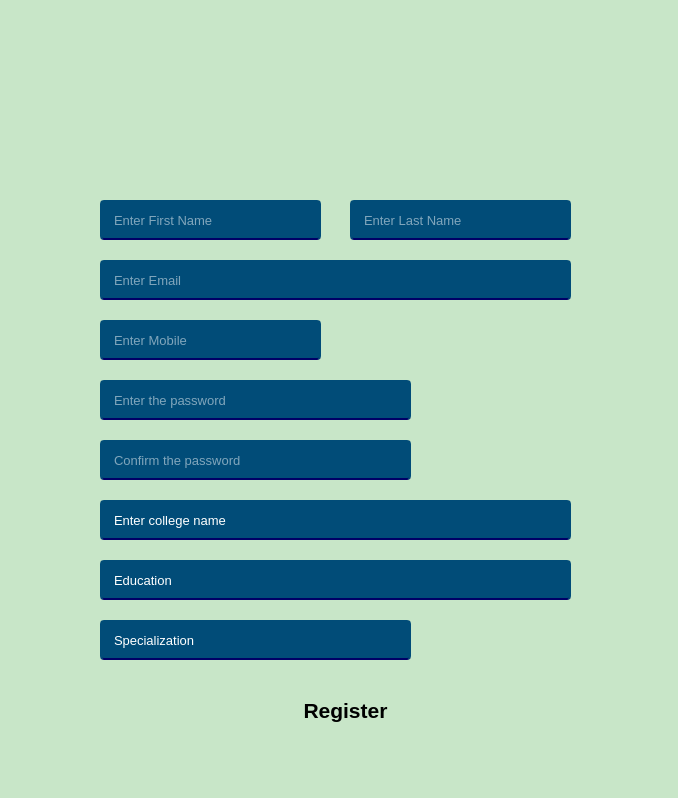
<?xml version="1.0" encoding="UTF-8"?>
<ui version="4.0">
 <class>MainWindow</class>
 <widget class="QMainWindow" name="MainWindow">
  <property name="geometry">
   <rect>
    <x>0</x>
    <y>0</y>
    <width>678</width>
    <height>798</height>
   </rect>
  </property>
  <property name="windowTitle">
   <string>MainWindow</string>
  </property>
  <property name="styleSheet">
   <string notr="true">background-color:rgb(200,230,200);
border-radius:10px;
</string>
  </property>
  <widget class="QWidget" name="centralwidget">
   <widget class="QLabel" name="label">
    <property name="geometry">
     <rect>
      <x>270</x>
      <y>10</y>
      <width>121</width>
      <height>131</height>
     </rect>
    </property>
    <property name="text">
     <string/>
    </property>
    <property name="pixmap">
     <pixmap>images/add_120px.png</pixmap>
    </property>
   </widget>
   <widget class="QLabel" name="label_2">
    <property name="geometry">
     <rect>
      <x>30</x>
      <y>200</y>
      <width>51</width>
      <height>51</height>
     </rect>
    </property>
    <property name="text">
     <string/>
    </property>
    <property name="pixmap">
     <pixmap>images/user_45px.png</pixmap>
    </property>
   </widget>
   <widget class="QLineEdit" name="firstName">
    <property name="geometry">
     <rect>
      <x>100</x>
      <y>200</y>
      <width>221</width>
      <height>40</height>
     </rect>
    </property>
    <property name="font">
     <font>
      <pointsize>10</pointsize>
     </font>
    </property>
    <property name="styleSheet">
     <string notr="true">background-color:rgb(1,76,120);
color:rgb(255,255,255);
border-radius:4px;
padding-left:10px;
border:2px solid rgb(1,76,120);
border-bottom-color:rgb(0, 0, 102);</string>
    </property>
    <property name="placeholderText">
     <string>Enter First Name</string>
    </property>
   </widget>
   <widget class="QLineEdit" name="lastName">
    <property name="geometry">
     <rect>
      <x>350</x>
      <y>200</y>
      <width>221</width>
      <height>40</height>
     </rect>
    </property>
    <property name="font">
     <font>
      <pointsize>10</pointsize>
     </font>
    </property>
    <property name="styleSheet">
     <string notr="true">background-color:rgb(1,76,120);
color:rgb(255,255,255);
border-radius:4px;
padding-left:10px;
border:2px solid rgb(1,76,120);
border-bottom-color:rgb(0, 0, 102);

</string>
    </property>
    <property name="placeholderText">
     <string>Enter Last Name</string>
    </property>
   </widget>
   <widget class="QLabel" name="label_3">
    <property name="geometry">
     <rect>
      <x>30</x>
      <y>260</y>
      <width>51</width>
      <height>51</height>
     </rect>
    </property>
    <property name="text">
     <string/>
    </property>
    <property name="pixmap">
     <pixmap>images/gmail_logo_45px.png</pixmap>
    </property>
   </widget>
   <widget class="QLineEdit" name="email">
    <property name="geometry">
     <rect>
      <x>100</x>
      <y>260</y>
      <width>471</width>
      <height>40</height>
     </rect>
    </property>
    <property name="font">
     <font>
      <pointsize>10</pointsize>
     </font>
    </property>
    <property name="styleSheet">
     <string notr="true">background-color:rgb(1,76,120);
color:rgb(255,255,255);
border-radius:4px;
padding-left:10px;
border:2px solid rgb(1,76,120);
border-bottom-color:rgb(0, 0, 102);</string>
    </property>
    <property name="placeholderText">
     <string>Enter Email</string>
    </property>
   </widget>
   <widget class="QLabel" name="label_4">
    <property name="geometry">
     <rect>
      <x>30</x>
      <y>320</y>
      <width>51</width>
      <height>51</height>
     </rect>
    </property>
    <property name="text">
     <string/>
    </property>
    <property name="pixmap">
     <pixmap>images/add_phone_45px.png</pixmap>
    </property>
   </widget>
   <widget class="QLineEdit" name="mobile">
    <property name="geometry">
     <rect>
      <x>100</x>
      <y>320</y>
      <width>221</width>
      <height>40</height>
     </rect>
    </property>
    <property name="font">
     <font>
      <pointsize>10</pointsize>
     </font>
    </property>
    <property name="styleSheet">
     <string notr="true">background-color:rgb(1,76,120);
color:rgb(255,255,255);
border-radius:4px;
padding-left:10px;
border:2px solid rgb(1,76,120);
border-bottom-color:rgb(0, 0, 102);</string>
    </property>
    <property name="placeholderText">
     <string>Enter Mobile</string>
    </property>
   </widget>
   <widget class="QLabel" name="label_5">
    <property name="geometry">
     <rect>
      <x>30</x>
      <y>370</y>
      <width>51</width>
      <height>51</height>
     </rect>
    </property>
    <property name="text">
     <string/>
    </property>
    <property name="pixmap">
     <pixmap>images/password_45px.png</pixmap>
    </property>
   </widget>
   <widget class="QLineEdit" name="password">
    <property name="geometry">
     <rect>
      <x>100</x>
      <y>380</y>
      <width>311</width>
      <height>40</height>
     </rect>
    </property>
    <property name="font">
     <font>
      <pointsize>10</pointsize>
     </font>
    </property>
    <property name="styleSheet">
     <string notr="true">background-color:rgb(1,76,120);
color:rgb(255,255,255);
border-radius:4px;
padding-left:10px;
border:2px solid rgb(1,76,120);
border-bottom-color:rgb(0, 0, 102);</string>
    </property>
    <property name="echoMode">
     <enum>QLineEdit::Password</enum>
    </property>
    <property name="placeholderText">
     <string>Enter the password</string>
    </property>
   </widget>
   <widget class="QLabel" name="label_6">
    <property name="geometry">
     <rect>
      <x>30</x>
      <y>430</y>
      <width>51</width>
      <height>51</height>
     </rect>
    </property>
    <property name="text">
     <string/>
    </property>
    <property name="pixmap">
     <pixmap>images/password_reset_45px.png</pixmap>
    </property>
   </widget>
   <widget class="QLineEdit" name="cnfrmPassword">
    <property name="geometry">
     <rect>
      <x>100</x>
      <y>440</y>
      <width>311</width>
      <height>40</height>
     </rect>
    </property>
    <property name="font">
     <font>
      <pointsize>10</pointsize>
     </font>
    </property>
    <property name="styleSheet">
     <string notr="true">background-color:rgb(1,76,120);
color:rgb(255,255,255);
border-radius:4px;
padding-left:10px;
border:2px solid rgb(1,76,120);
border-bottom-color:rgb(0, 0, 102);</string>
    </property>
    <property name="echoMode">
     <enum>QLineEdit::Password</enum>
    </property>
    <property name="placeholderText">
     <string>Confirm the password</string>
    </property>
   </widget>
   <widget class="QLineEdit" name="email_2">
    <property name="geometry">
     <rect>
      <x>100</x>
      <y>500</y>
      <width>471</width>
      <height>40</height>
     </rect>
    </property>
    <property name="font">
     <font>
      <pointsize>10</pointsize>
     </font>
    </property>
    <property name="styleSheet">
     <string notr="true">background-color:rgb(1,76,120);
color:rgb(255,255,255);
border-radius:4px;
padding-left:10px;
border:2px solid rgb(1,76,120);
border-bottom-color:rgb(0, 0, 102);</string>
    </property>
    <property name="text">
     <string>Enter college name</string>
    </property>
    <property name="placeholderText">
     <string>Enter Email</string>
    </property>
   </widget>
   <widget class="QLineEdit" name="email_3">
    <property name="geometry">
     <rect>
      <x>100</x>
      <y>560</y>
      <width>471</width>
      <height>40</height>
     </rect>
    </property>
    <property name="font">
     <font>
      <pointsize>10</pointsize>
     </font>
    </property>
    <property name="styleSheet">
     <string notr="true">background-color:rgb(1,76,120);
color:rgb(255,255,255);
border-radius:4px;
padding-left:10px;
border:2px solid rgb(1,76,120);
border-bottom-color:rgb(0, 0, 102);</string>
    </property>
    <property name="text">
     <string>Education</string>
    </property>
    <property name="placeholderText">
     <string>Enter Email</string>
    </property>
   </widget>
   <widget class="QLineEdit" name="email_4">
    <property name="geometry">
     <rect>
      <x>100</x>
      <y>620</y>
      <width>311</width>
      <height>40</height>
     </rect>
    </property>
    <property name="font">
     <font>
      <pointsize>10</pointsize>
     </font>
    </property>
    <property name="styleSheet">
     <string notr="true">background-color:rgb(1,76,120);
color:rgb(255,255,255);
border-radius:4px;
padding-left:10px;
border:2px solid rgb(1,76,120);
border-bottom-color:rgb(0, 0, 102);</string>
    </property>
    <property name="text">
     <string>Specialization</string>
    </property>
    <property name="placeholderText">
     <string>Enter Email</string>
    </property>
   </widget>
   <widget class="QLabel" name="label_7">
    <property name="geometry">
     <rect>
      <x>30</x>
      <y>620</y>
      <width>51</width>
      <height>51</height>
     </rect>
    </property>
    <property name="text">
     <string/>
    </property>
    <property name="pixmap">
     <pixmap>images/diploma_45px.png</pixmap>
    </property>
   </widget>
   <widget class="QLabel" name="label_8">
    <property name="geometry">
     <rect>
      <x>30</x>
      <y>500</y>
      <width>51</width>
      <height>41</height>
     </rect>
    </property>
    <property name="text">
     <string/>
    </property>
    <property name="pixmap">
     <pixmap>images/building_45px.png</pixmap>
    </property>
   </widget>
   <widget class="QLabel" name="label_9">
    <property name="geometry">
     <rect>
      <x>30</x>
      <y>550</y>
      <width>51</width>
      <height>51</height>
     </rect>
    </property>
    <property name="text">
     <string/>
    </property>
    <property name="pixmap">
     <pixmap>images/school_45px.png</pixmap>
    </property>
   </widget>
   <widget class="QPushButton" name="registerButton">
    <property name="geometry">
     <rect>
      <x>260</x>
      <y>690</y>
      <width>171</width>
      <height>41</height>
     </rect>
    </property>
    <property name="font">
     <font>
      <pointsize>16</pointsize>
      <bold>true</bold>
     </font>
    </property>
    <property name="styleSheet">
     <string notr="true">background-color:rgb(255,117,48);
color:rgb(0,0,0);
border-radius:5px;

Qpushbutton#loginButton:pressed{
background-color:rgb(255,255,16);
}

</string>
    </property>
    <property name="text">
     <string>Register</string>
    </property>
   </widget>
  </widget>
  <widget class="QMenuBar" name="menubar">
   <property name="geometry">
    <rect>
     <x>0</x>
     <y>0</y>
     <width>678</width>
     <height>26</height>
    </rect>
   </property>
  </widget>
  <widget class="QStatusBar" name="statusbar"/>
 </widget>
 <resources/>
 <connections/>
</ui>
